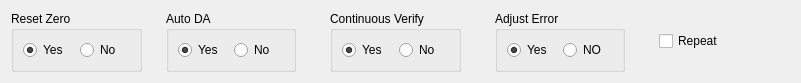
  <widget class="QWidget" name="layoutWidget">
   <property name="geometry">
    <rect>
     <x>10</x>
     <y>620</y>
     <width>801</width>
     <height>50</height>
    </rect>
   </property>
   <layout class="QGridLayout" name="gridLayout_10">
    <item row="0" column="0">
     <widget class="QGroupBox" name="gBox_resetzero">
      <property name="title">
       <string>Reset Zero</string>
      </property>
      <layout class="QGridLayout" name="gridLayout_20">
       <item row="0" column="0">
        <widget class="QRadioButton" name="tBtn_resetzero_true">
         <property name="text">
          <string>Yes</string>
         </property>
         <property name="checked">
          <bool>true</bool>
         </property>
        </widget>
       </item>
       <item row="0" column="1">
        <widget class="QRadioButton" name="tBtn_resetzero_false">
         <property name="text">
          <string>No</string>
         </property>
        </widget>
       </item>
      </layout>
     </widget>
    </item>
    <item row="0" column="1">
     <spacer name="horizontalSpacer_23">
      <property name="orientation">
       <enum>Qt::Horizontal</enum>
      </property>
      <property name="sizeType">
       <enum>QSizePolicy::Preferred</enum>
      </property>
      <property name="sizeHint" stdset="0">
       <size>
        <width>18</width>
        <height>20</height>
       </size>
      </property>
     </spacer>
    </item>
    <item row="0" column="2">
     <widget class="QGroupBox" name="gBox_autopick">
      <property name="title">
       <string>Auto DA</string>
      </property>
      <layout class="QGridLayout" name="gridLayout_17">
       <item row="0" column="0">
        <widget class="QRadioButton" name="tBtn_autoPick_true">
         <property name="text">
          <string>Yes</string>
         </property>
         <property name="checked">
          <bool>true</bool>
         </property>
        </widget>
       </item>
       <item row="0" column="1">
        <widget class="QRadioButton" name="tBtn_autoPick_false">
         <property name="text">
          <string>No</string>
         </property>
        </widget>
       </item>
      </layout>
     </widget>
    </item>
    <item row="0" column="3">
     <spacer name="horizontalSpacer_25">
      <property name="orientation">
       <enum>Qt::Horizontal</enum>
      </property>
      <property name="sizeType">
       <enum>QSizePolicy::Preferred</enum>
      </property>
      <property name="sizeHint" stdset="0">
       <size>
        <width>28</width>
        <height>20</height>
       </size>
      </property>
     </spacer>
    </item>
    <item row="0" column="4">
     <widget class="QGroupBox" name="gBox_continuous">
      <property name="title">
       <string>Continuous Verify</string>
      </property>
      <layout class="QGridLayout" name="gridLayout_11">
       <item row="0" column="1">
        <widget class="QRadioButton" name="tBtn_continuous_false">
         <property name="text">
          <string>No</string>
         </property>
        </widget>
       </item>
       <item row="0" column="0">
        <widget class="QRadioButton" name="tBtn_continuous_true">
         <property name="text">
          <string>Yes</string>
         </property>
         <property name="checked">
          <bool>true</bool>
         </property>
        </widget>
       </item>
      </layout>
     </widget>
    </item>
    <item row="0" column="5">
     <spacer name="horizontalSpacer_24">
      <property name="orientation">
       <enum>Qt::Horizontal</enum>
      </property>
      <property name="sizeType">
       <enum>QSizePolicy::Preferred</enum>
      </property>
      <property name="sizeHint" stdset="0">
       <size>
        <width>28</width>
        <height>20</height>
       </size>
      </property>
     </spacer>
    </item>
    <item row="0" column="6">
     <widget class="QGroupBox" name="gBox_adjusterror">
      <property name="title">
       <string>Adjust Error</string>
      </property>
      <layout class="QGridLayout" name="gridLayout_18">
       <item row="0" column="0">
        <widget class="QRadioButton" name="tBtn_adjustError_true">
         <property name="text">
          <string>Yes</string>
         </property>
         <property name="checked">
          <bool>true</bool>
         </property>
        </widget>
       </item>
       <item row="0" column="1">
        <widget class="QRadioButton" name="tBtn_adjustError_false">
         <property name="text">
          <string>NO</string>
         </property>
        </widget>
       </item>
      </layout>
     </widget>
    </item>
    <item row="0" column="7">
     <spacer name="horizontalSpacer_31">
      <property name="orientation">
       <enum>Qt::Horizontal</enum>
      </property>
      <property name="sizeType">
       <enum>QSizePolicy::Preferred</enum>
      </property>
      <property name="sizeHint" stdset="0">
       <size>
        <width>28</width>
        <height>20</height>
       </size>
      </property>
     </spacer>
    </item>
    <item row="0" column="8">
     <widget class="QCheckBox" name="chkBoxRepeatVerify">
      <property name="text">
       <string>Repeat</string>
      </property>
     </widget>
    </item>
   </layout>
  </widget>
